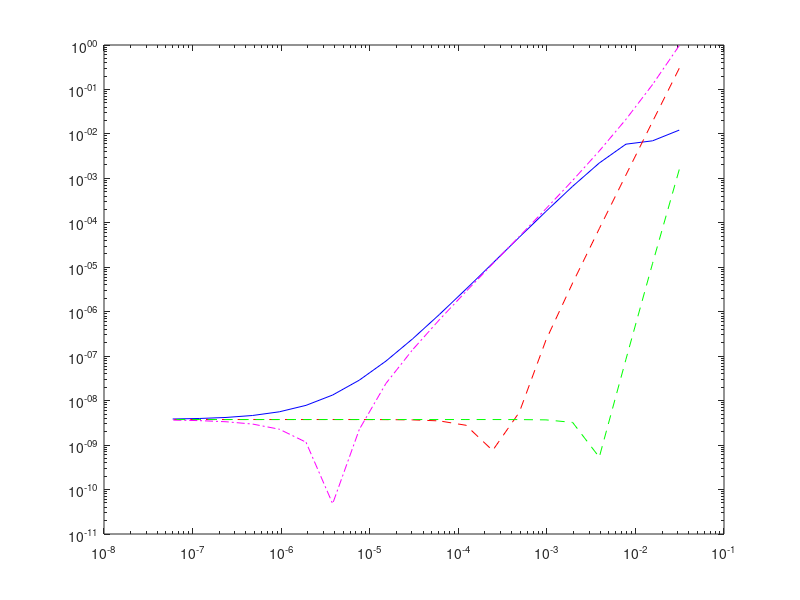

MATLAB code for this plot:
a = 0.2;
trueVal = 15.0796 * cos(15.0796 * a);
h = 2 .^ (-5:-1:-24);
f = @(x) sin(4.8*pi*x);

fwdDiff = (f(a+h)-f(a)) ./ h;
errFwd = abs(trueVal-fwdDiff).^2;

ctrDiff = ( f(a+h)-f(a-h) ) ./ (2*h);
errCtr = abs(trueVal-ctrDiff).^2;

bkbDiff = (f(a)-f(a-h)) ./ h;
errBkd = abs(trueVal-bkbDiff).^2;

faf = (1./(6.*h)) .* ( 2.*f(a+h) + 3.*f(a) - 6.*f(a-h) + f(a-(2.*h)) );
errFaf = abs(trueVal-faf).^2;

loglog(h,errFwd,'-b', h,errCtr,'--r', h,errBkd, '-.m', h, errFaf, '--g');

( log(errBkd(8)) - log(errBkd(7) ) )/ ( log(h(8) ) - log(h(7) ) )
( log(errFwd(8) ) - log(errFwd(7) ) )/(log(h(8)) - log(h(7)) )
( log(errCtr(4) ) - log(errCtr(3) ) )/(log(h(4)) - log(h(3)) )
( log(errFaf(3) ) - log(errFaf(2) ) )/(log(h(3)) - log(h(2)) )